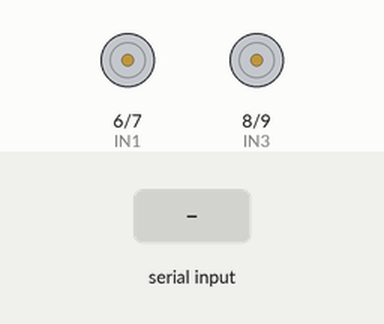
A sketch run on a simulated Arduino Nano, built with avr-gcc and run on an emulated ATmega328P. On the bench: motor-driver pin pairs drawn as motors (green arrow = first pin HIGH = forward, orange = second pin HIGH = backward, longer = more drive, scaled by the enable pin). Inputs (shaded band) come from the test bench.

Above: at 1.2 s.
1.3 s: "F" received over Serial
At 2.0 s:
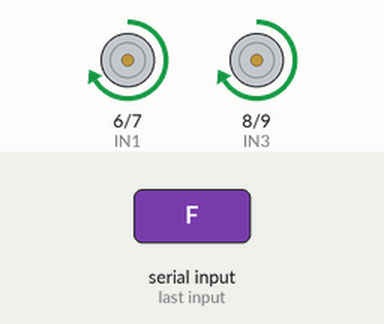
2.8 s: "B" received over Serial
At 3.2 s:
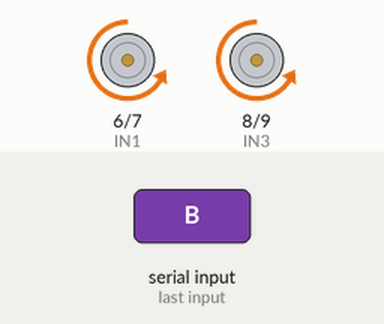
4.3 s: "L" received over Serial
At 5.5 s:
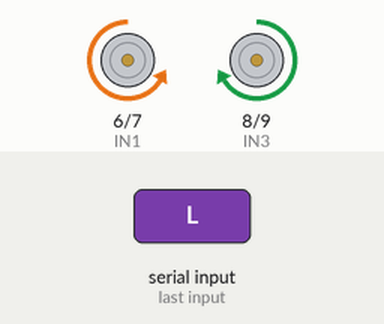
5.8 s: "R" received over Serial
At 6.6 s:
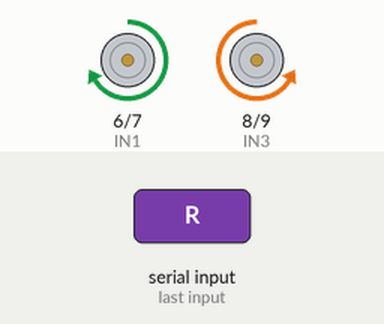
Timing chart, 0 to 8.3 s (numbered marks = the images above; inputs shaded):
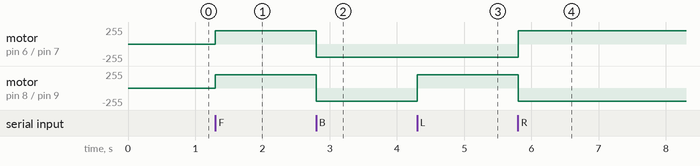

The sketch:

bluetooth_voice_car.ino
```cpp
/*
  Bluetooth & Voice Controlled Car
  --------------------------------
  Hardware:
  - Arduino Nano
  - HC-05 Bluetooth Module
  - L298N Motor Driver
  - 4 x BO Gear Motors

  Commands:
  F -> Forward
  B -> Backward
  L -> Left
  R -> Right
  S -> Stop

  Communication:
  Smartphone -> HC-05 -> Arduino Nano (Hardware Serial)
*/

#define ENA 5
#define IN1 6
#define IN2 7

#define ENB 10
#define IN3 8
#define IN4 9

int motorSpeed = 200;

void setup() {
  // Motor driver pins
  pinMode(ENA, OUTPUT);
  pinMode(IN1, OUTPUT);
  pinMode(IN2, OUTPUT);

  pinMode(ENB, OUTPUT);
  pinMode(IN3, OUTPUT);
  pinMode(IN4, OUTPUT);

  // HC-05 connected to Arduino Nano hardware RX/TX
  Serial.begin(9600);

  stopCar();
}

void loop() {

  if (Serial.available() > 0) {

    char command = Serial.read();

    // Convert lowercase commands to uppercase
    if (command >= 'a' && command <= 'z') {
      command = command - 'a' + 'A';
    }

    switch (command) {

      case 'F':
        forward();
        break;

      case 'B':
        backward();
        break;

      case 'L':
        left();
        break;

      case 'R':
        right();
        break;

      case 'S':
        stopCar();
        break;
    }
  }
}

// Move forward
void forward() {

  analogWrite(ENA, motorSpeed);
  analogWrite(ENB, motorSpeed);

  digitalWrite(IN1, HIGH);
  digitalWrite(IN2, LOW);

  digitalWrite(IN3, HIGH);
  digitalWrite(IN4, LOW);
}

// Move backward
void backward() {

  analogWrite(ENA, motorSpeed);
  analogWrite(ENB, motorSpeed);

  digitalWrite(IN1, LOW);
  digitalWrite(IN2, HIGH);

  digitalWrite(IN3, LOW);
  digitalWrite(IN4, HIGH);
}

// Turn left
void left() {

  analogWrite(ENA, motorSpeed);
  analogWrite(ENB, motorSpeed);

  digitalWrite(IN1, LOW);
  digitalWrite(IN2, HIGH);

  digitalWrite(IN3, HIGH);
  digitalWrite(IN4, LOW);
}

// Turn right
void right() {

  analogWrite(ENA, motorSpeed);
  analogWrite(ENB, motorSpeed);

  digitalWrite(IN1, HIGH);
  digitalWrite(IN2, LOW);

  digitalWrite(IN3, LOW);
  digitalWrite(IN4, HIGH);
}

// Stop car
void stopCar() {

  analogWrite(ENA, 0);
  analogWrite(ENB, 0);

  digitalWrite(IN1, LOW);
  digitalWrite(IN2, LOW);

  digitalWrite(IN3, LOW);
  digitalWrite(IN4, LOW);
}
```

Measured:
- after the input at 1.3 s, motor on pin 6 (IN1) / pin 7 (IN2), motor on pin 8 (IN3) / pin 9 (IN4): stopped → forward 200/255 at once
- after the input at 2.8 s, motor on pin 6 (IN1) / pin 7 (IN2), motor on pin 8 (IN3) / pin 9 (IN4): forward 200/255 → backward 200/255 at once
- after the input at 4.3 s, motor on pin 8 (IN3) / pin 9 (IN4): backward 200/255 → forward 200/255 at once
- after the input at 5.8 s, motor on pin 6 (IN1) / pin 7 (IN2): backward 200/255 → forward 200/255 at once; motor on pin 8 (IN3) / pin 9 (IN4): forward 200/255 → backward 200/255 at once
